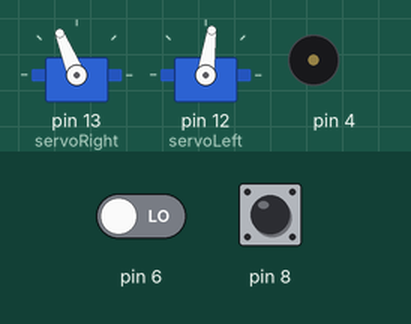
The sketch below on a simulated Arduino Uno, built with avr-gcc and run on an emulated ATmega328P. Shown: 2 × servo, buzzer (waves = sounding). The inputs (shaded band) are chosen by the test bench; at power-on: pin 6 LOW, pin 8 LOW.

Above: at 2.2 s.
2.3 s: pin 6 driven HIGH
At 3.5 s:
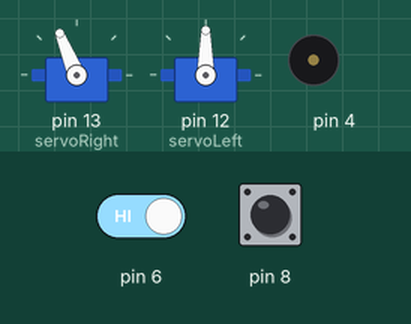
3.8 s: pin 6 driven LOW
6.8 s: pin 8 pulsed HIGH 2 times (0.12 s each, 0.3 s apart)
At 7.37 s:
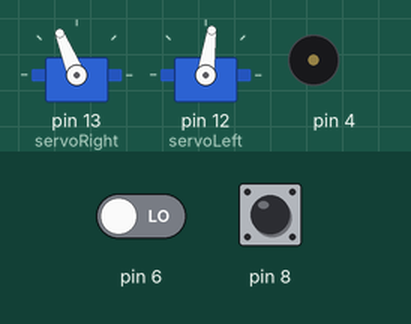
Timing chart, 0 to 15.0 s (numbered marks = the images above; inputs shaded):
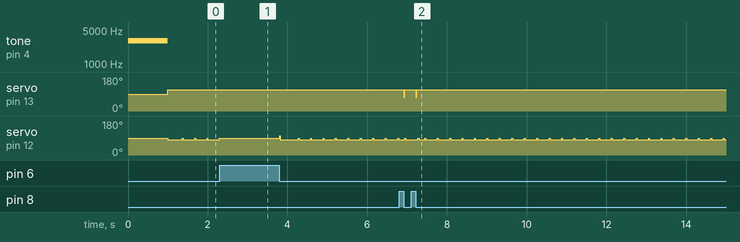

The sketch:

photoTransistors.ino
```cpp
#include <Servo.h>

Servo servoLeft;
Servo servoRight;

void setup() {
  // put your setup code here, to run once:
  tone(4, 3000, 1000);
  delay(1000);
  Serial.begin(9600);

  servoRight.attach(13);
  servoLeft.attach(12);
}

void loop() {
  // put your main code here, to run repeatedly:
  float tLeft = float(rcTime(8));
  float tRight = float(rcTime(6));
  float ndShade;
  ndShade = tRight/(tLeft+tRight)-0.5;
  checkPath(ndShade);
}

void checkPath(float ndShade){
  int speedLeft, speedRight;
  if (ndShade > 0.0) {
    speedLeft = int(200.0 - (ndShade*1000.0));
    speedLeft = constrain(speedLeft, -200, 200);
    speedRight = 200;
  } else {
    speedRight = int(200.0 + (ndShade*1000.0));
    speedRight = constrain(speedRight, -200, 200);
    speedLeft = 200;
  }
  manouver(speedLeft, speedRight, 20);
}

long rcTime(int pin) {
  pinMode(pin, OUTPUT);
  digitalWrite(pin, HIGH);
  delay(1);
  pinMode(pin,INPUT);
  digitalWrite(pin, LOW);
  long time = micros();
  while(digitalRead(pin));
  time = micros() - time;
  return time;
}


void manouver(int speedLeft, int speedRight, int ms){
  speedLeft = constrain(speedLeft, -110, 110); //Old servo on right, can max be 110 to have straight path
  servoLeft.writeMicroseconds(1500 - speedLeft);
  servoRight.writeMicroseconds(1500 + speedRight);
  if(ms == -1) {
    servoLeft.detach();
    servoRight.detach();
  }
  delay(ms);
}
```

Measured:
- after the input at 2.3 s, servo on pin 12 (servoLeft): stops changing and stays 90°
- after the input at 6.8 s, servo on pin 13 (servoRight): alternates 112° for 0.28 s and 73° for 0.02 s, 4 changes in all, then stays 112°, starting after 0.12 s
